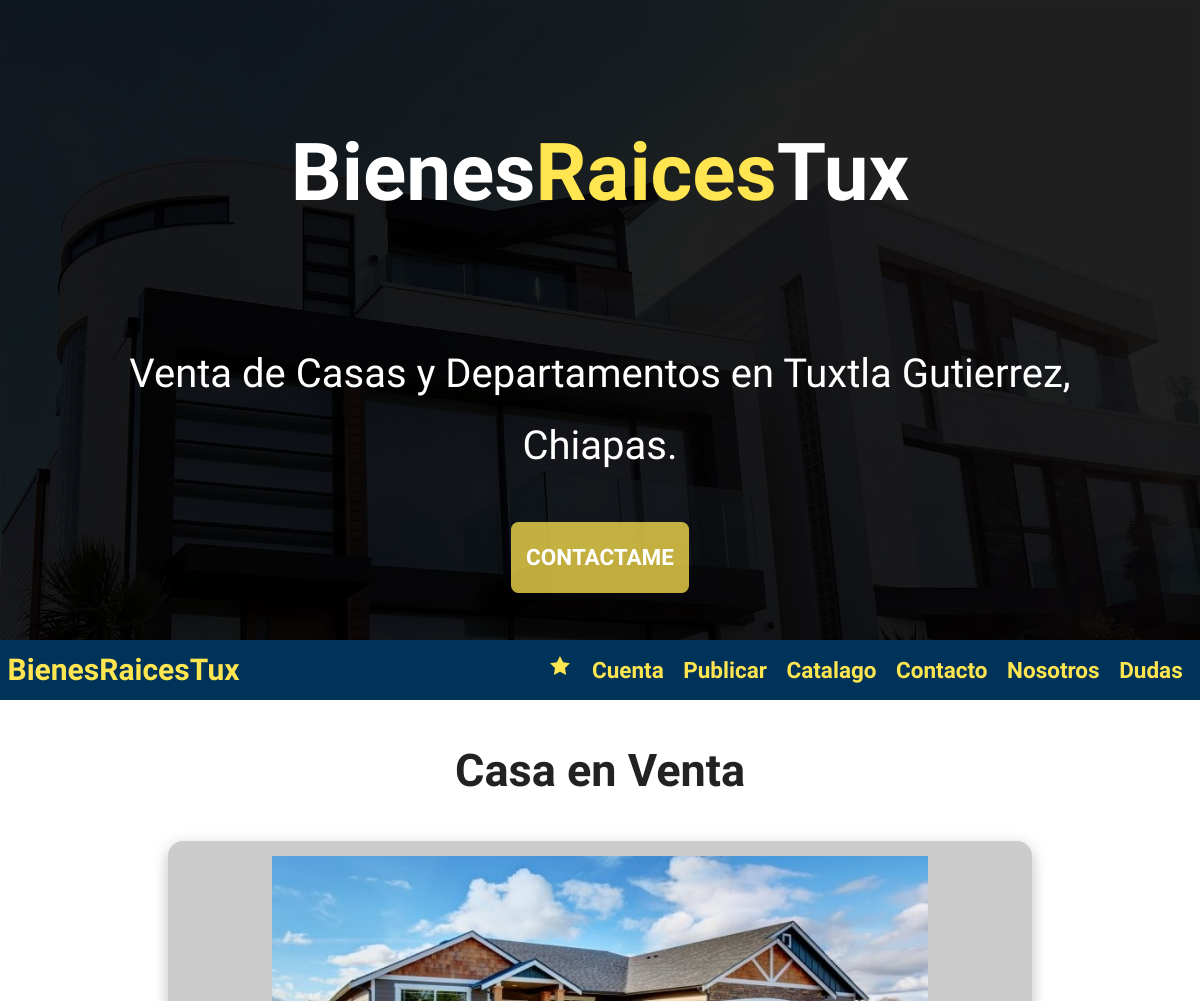
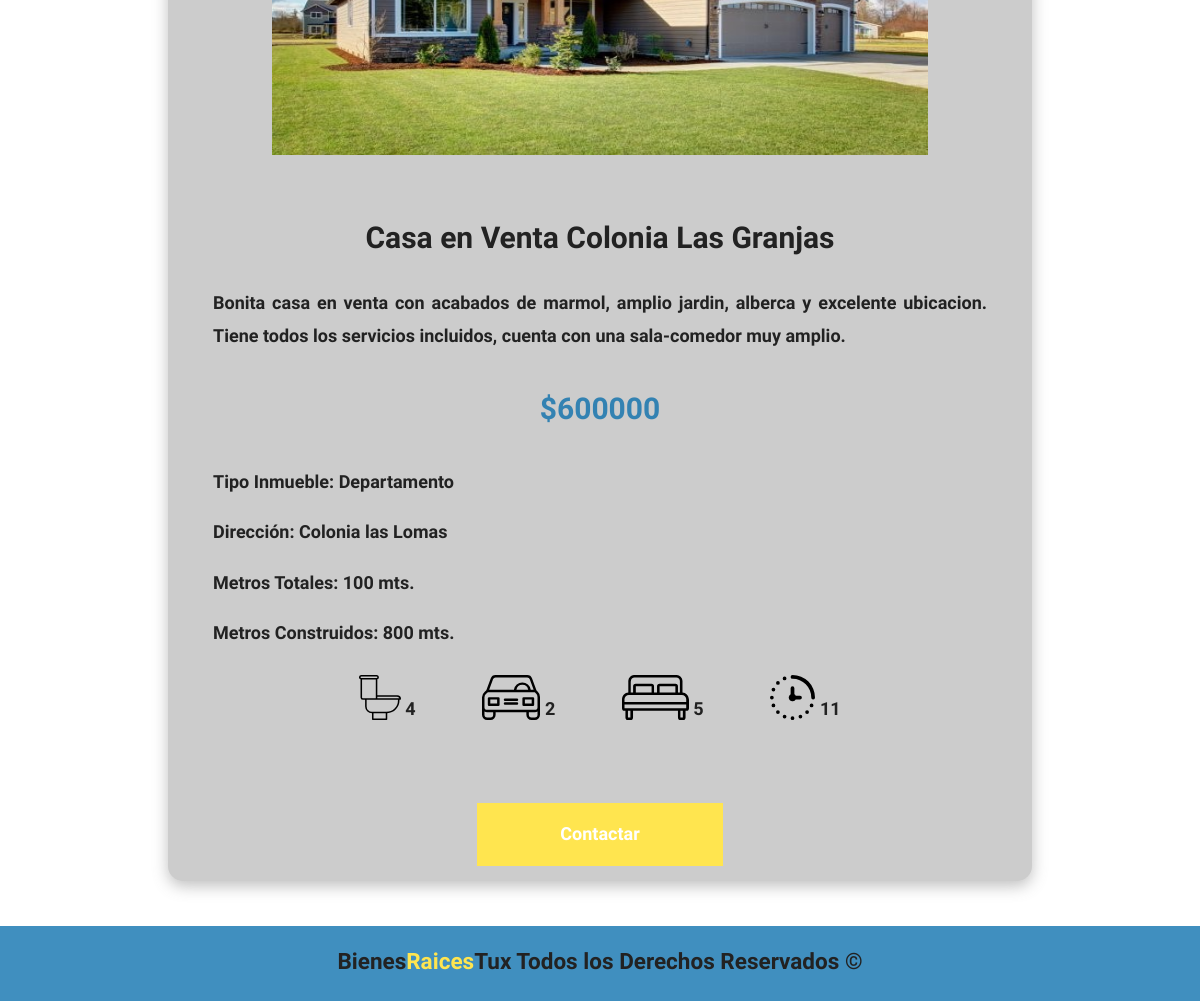
Page /anuncios.php?id=36 on the committed database (2 pictures, top to bottom).
### tables this page shows
CREATE TABLE `propiedades` (
  `IdPropiedad` int(11) NOT NULL,
  `nombrePropiedad` varchar(60) NOT NULL,
  `ocupacion` char(1) NOT NULL,
  `estado` varchar(10) NOT NULL,
  `tipoInmueble` varchar(30) NOT NULL,
  `precio` int(11) NOT NULL,
  `imagen` varchar(100) NOT NULL,
  `descripcion` text NOT NULL,
  `direccion` varchar(60) NOT NULL,
  `metrosTotales` int(11) NOT NULL,
  `metrosConstruidos` int(11) NOT NULL,
  `numHabitaciones` int(11) NOT NULL,
  `numBanos` int(11) NOT NULL,
  `numGarajes` int(11) NOT NULL,
  `Antiguedad` int(11) NOT NULL,
  `vendedores_IdVendedores` int(11) NOT NULL
);

### anuncios.php (the view, shortened to what this page needs)
<?php
$id = $_GET['id'];
$id = filter_var($id, FILTER_VALIDATE_INT);
$db = conectarDB();
$query = "SELECT ocupacion FROM propiedades WHERE IdPropiedad = ${id}";
$resultado = mysqli_query($db, $query);
$ocupacion = mysqli_fetch_assoc($resultado);
$query = "SELECT * FROM propiedades WHERE IdPropiedad = ${id}";
$resultado = mysqli_query($db, $query);
$propiedad = mysqli_fetch_assoc($resultado);
?>
<main class="contenedor">
    <section>
        <?php if ($ocupacion['ocupacion'] === '2') : ?>
            <h1 class="titulo-anuncio">Casa en Renta</h1>
        <?php else : ?>
            <h1 class="titulo-anuncio">Casa en Venta</h1>
        <?php endif; ?>
        <div class="anuncio-page sombra contenedor-anuncio">
            <img loading="lazy" src="imagenes/<?php echo $propiedad['imagen']; ?>" alt="descatada 1" class="img-anuncio">
            <div class="info-anuncio">
                <h3><?php echo $propiedad['nombrePropiedad']; ?></h3>
                <p class="descripcion">
                    <?php echo $propiedad['descripcion']; ?>
                </p>
                <p class="precio-anuncio">
                    $<?php echo $propiedad['precio']; ?>
                </p>
                <p class="title">
                    <span>Tipo Inmueble:</span> <?php echo $propiedad['tipoInmueble']; ?>
                </p>
                <p class="title">
                    <span>Dirección:</span> <?php echo $propiedad['direccion']; ?>
                </p>
                <p class="title">
                    <span>Metros Totales:</span> <?php echo $propiedad['metrosTotales']; ?> mts.
                </p>
                <p class="title">
                    <span>Metros Construidos:</span> <?php echo $propiedad['metrosConstruidos']; ?> mts.
                </p>
                <ul class="iconos-caracteristicas">
                    <li>
                        <img src="img/icono_wc.svg" alt="icono-wc" class="img-caracteristicas">
                        <p><?php echo $propiedad['numBanos']; ?></p>
                    </li>
                    <li>
                        <img src="img/icono_estacionamiento.svg" alt="icono-estacionamiento" class="img-caracteristicas">
                        <p><?php echo $propiedad['numGarajes']; ?></p>
                    </li>
                    <li>
                        <img src="img/icono_dormitorio.svg" alt="icono-dormitorio" class="img-caracteristicas">
                        <p><?php echo $propiedad['numHabitaciones']; ?></p>
                    </li>
                    <li>
                        <img src="img/tiempo-trimestre-pasado.svg" alt="icono-antiguedad" class="img-caracteristicas">
                        <p><?php echo $propiedad['Antiguedad']; ?></p>
                    </li>
                </ul>
            </div>
            <div class="boton-amarillo-center">
                <a href="#contacto" class="boton-amarillo">
                    Contactar
                </a>
            </div>
        </div>
    </section>
</main>
<footer>
    <p>Bienes<span>Raices</span>Tux Todos los Derechos Reservados &copy;</p>
</footer>
</body>
</html>

### css/style.css (style rules this page uses)
:root { --first-color: #ffe54f; --first-alpha-color: rgba(255, 229, 79, 0.75); --second-color: #00335a; --second-alpha-color: rgba(0, 106, 170, 0.75); --white-color: #fff; --gray-light-color: #f3f3f3; --gray-color: #ccc; --gray-dark-color: #666; --black-color: #000; --link-color: #509ee3; --title-color: #333; --text-color: #222; --red: #bd0707; --green: #71b100; --white-alpha-color: rgba(255, 255, 255, 0.5); --black-alpha-color: rgba(0, 0, 0, 0.5); --font: "Krub", sans-serif; --max-width: 120rem; }
html { box-sizing: border-box; font-family: var(--font); font-size: 15px; scroll-behavior: smooth; margin: 0; }
*, *::after, *::before { box-sizing: inherit; }
body { overflow-x: hidden; color: var(--text-color); font-size: 18px; line-height: 1.8; }
h1 { font-size: 4rem; }
h3 { font-size: 2.8rem; }
h1, h2, h3 { text-align: center; }
a { text-decoration: none; }
.boton-amarillo { background-color: var(--first-color); color: var(--white-color); font-weight: bold; text-decoration: none; padding: 1rem 3rem; text-align: center; margin-top: 2rem; display: inline-block; border: none; width: 80%; pointer-events: auto; }
@media (min-width: 768px) { .boton-amarillo { width: 50%; } }
@media (min-width: 1024px) { .boton-amarillo { width: 30%; } }
.boton-amarillo-center { text-align: center; }
.sombra { box-shadow: 0px 5px 15px 0px rgba(112, 112, 112, 0.44); background-color: var(--blanco); padding: 1rem; border-radius: 1rem; margin: 1rem; }
.contenedor { width: 90%; max-width: 100rem; margin: 0 auto; }
.contenedor-anuncio { text-align: center; }
.titulo-anuncio { font-size: 3rem; }
.contenedor-anuncio .img-anuncio { width: 80%; height: 70%; }
.contenedor-anuncio .info-anuncio h3 { font-size: 2rem; margin: 1.5rem; }
.contenedor-anuncio .info-anuncio .precio-anuncio { text-align: center; font-size: 2rem; }
.contenedor-anuncio .info-anuncio .iconos-caracteristicas { margin: 0 auto; }
.anuncio-page { width: 80%; padding: 1rem 1.5rem; margin: 0 auto 3rem auto; background-color: var(--gray-color); }
.img-anuncio { width: 100%; height: auto; min-height: 15rem; max-height: 20rem; margin: 0; }
.info-anuncio { padding: 1.5rem; }
.info-anuncio h3 { font-weight: bold; font-size: 1.5rem; margin: 0; }
.info-anuncio .descripcion { width: auto; height: auto; word-wrap: break-word; }
.info-anuncio p { text-align: justify; font-weight: bold; }
.info-anuncio .title span { font-weight: bold; }
.info-anuncio .precio-anuncio { font-size: 1.5rem; font-weight: bold; color: var(--second-alpha-color); }
.iconos-caracteristicas { list-style: none; padding: 0; max-width: 40rem; display: flex; justify-content: space-evenly; }
.iconos-caracteristicas li { display: flex; margin: 0.5rem; }
.iconos-caracteristicas li img { height: 3rem; margin-right: 0.3rem; }
footer { background-color: var(--second-alpha-color); width: 100%; height: 10rem; display: flex; }
footer p { width: 80%; margin: 1rem auto; text-align: center; font-size: 1.5rem; font-weight: bold; }
footer span { color: var(--first-color); }
@media (min-width: 1024px) { footer { height: 5rem; margin: auto; } }

### rows in the picture
propiedades: imagen (picture), nombrePropiedad "Casa en Venta Colonia Las Granjas", descripcion "Bonita casa en venta con acabados de marmol, amplio jardin, alberca y excelente ubicacion. Tiene todos los servicios incluidos, cuenta con una sala-comedor muy amplio.", precio "600000", tipoInmueble "Departamento", direccion "Colonia las Lomas", metrosTotales "100", metrosConstruidos "800", numBanos "4", numGarajes "2", numHabitaciones "5", Antiguedad "11"
